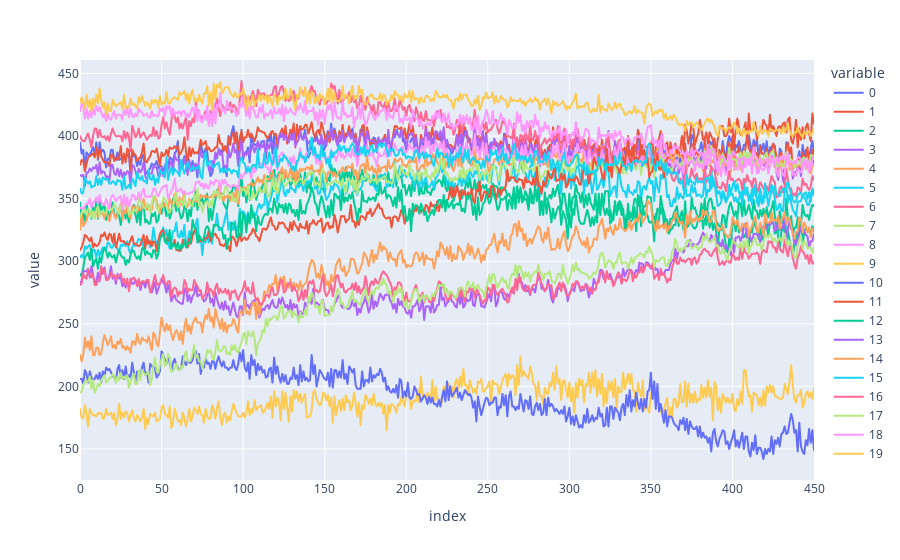

Source (notebook cell):
### Code cell
roi = func_data[mask.get_fdata() == 1]
print(roi.shape)
px.line(roi.T)

### Figure 1 — Plotly figure (JSON) as saved in the notebook; plotly's stock layout.template omitted (floating-point values rounded to 4 significant figures; data arrays with more than 128 entries replaced by an {"elided": "..."} marker saying what was removed)
{"data": [{"hovertemplate": "variable=0<br>index=%{x}<br>value=%{y}<extra></extra>", "legendgroup": "0", "line": {"color": "#636efa", "dash": "solid"}, "marker": {"symbol": "circle"}, "mode": "lines", "name": "0", "showlegend": true, "type": "scattergl", "x": {"elided": "451 int values"}, "xaxis": "x", "y": {"elided": "451 int values"}, "yaxis": "y"}, {"hovertemplate": "variable=1<br>index=%{x}<br>value=%{y}<extra></extra>", "legendgroup": "1", "line": {"color": "#EF553B", "dash": "solid"}, "marker": {"symbol": "circle"}, "mode": "lines", "name": "1", "showlegend": true, "type": "scattergl", "x": {"elided": "451 int values"}, "xaxis": "x", "y": {"elided": "451 int values"}, "yaxis": "y"}, {"hovertemplate": "variable=2<br>index=%{x}<br>value=%{y}<extra></extra>", "legendgroup": "2", "line": {"color": "#00cc96", "dash": "solid"}, "marker": {"symbol": "circle"}, "mode": "lines", "name": "2", "showlegend": true, "type": "scattergl", "x": {"elided": "451 int values"}, "xaxis": "x", "y": {"elided": "451 int values"}, "yaxis": "y"}, {"hovertemplate": "variable=3<br>index=%{x}<br>value=%{y}<extra></extra>", "legendgroup": "3", "line": {"color": "#ab63fa", "dash": "solid"}, "marker": {"symbol": "circle"}, "mode": "lines", "name": "3", "showlegend": true, "type": "scattergl", "x": {"elided": "451 int values"}, "xaxis": "x", "y": {"elided": "451 int values"}, "yaxis": "y"}, {"hovertemplate": "variable=4<br>index=%{x}<br>value=%{y}<extra></extra>", "legendgroup": "4", "line": {"color": "#FFA15A", "dash": "solid"}, "marker": {"symbol": "circle"}, "mode": "lines", "name": "4", "showlegend": true, "type": "scattergl", "x": {"elided": "451 int values"}, "xaxis": "x", "y": {"elided": "451 int values"}, "yaxis": "y"}, {"hovertemplate": "variable=5<br>index=%{x}<br>value=%{y}<extra></extra>", "legendgroup": "5", "line": {"color": "#19d3f3", "dash": "solid"}, "marker": {"symbol": "circle"}, "mode": "lines", "name": "5", "showlegend": true, "type": "scattergl", "x": {"elided": "451 int values"}, "xaxis": "x", "y": {"elided": "451 int values"}, "yaxis": "y"}, {"hovertemplate": "variable=6<br>index=%{x}<br>value=%{y}<extra></extra>", "legendgroup": "6", "line": {"color": "#FF6692", "dash": "solid"}, "marker": {"symbol": "circle"}, "mode": "lines", "name": "6", "showlegend": true, "type": "scattergl", "x": {"elided": "451 int values"}, "xaxis": "x", "y": {"elided": "451 int values"}, "yaxis": "y"}, {"hovertemplate": "variable=7<br>index=%{x}<br>value=%{y}<extra></extra>", "legendgroup": "7", "line": {"color": "#B6E880", "dash": "solid"}, "marker": {"symbol": "circle"}, "mode": "lines", "name": "7", "showlegend": true, "type": "scattergl", "x": {"elided": "451 int values"}, "xaxis": "x", "y": {"elided": "451 int values"}, "yaxis": "y"}, {"hovertemplate": "variable=8<br>index=%{x}<br>value=%{y}<extra></extra>", "legendgroup": "8", "line": {"color": "#FF97FF", "dash": "solid"}, "marker": {"symbol": "circle"}, "mode": "lines", "name": "8", "showlegend": true, "type": "scattergl", "x": {"elided": "451 int values"}, "xaxis": "x", "y": {"elided": "451 int values"}, "yaxis": "y"}, {"hovertemplate": "variable=9<br>index=%{x}<br>value=%{y}<extra></extra>", "legendgroup": "9", "line": {"color": "#FECB52", "dash": "solid"}, "marker": {"symbol": "circle"}, "mode": "lines", "name": "9", "showlegend": true, "type": "scattergl", "x": {"elided": "451 int values"}, "xaxis": "x", "y": {"elided": "451 int values"}, "yaxis": "y"}, {"hovertemplate": "variable=10<br>index=%{x}<br>value=%{y}<extra></extra>", "legendgroup": "10", "line": {"color": "#636efa", "dash": "solid"}, "marker": {"symbol": "circle"}, "mode": "lines", "name": "10", "showlegend": true, "type": "scattergl", "x": {"elided": "451 int values"}, "xaxis": "x", "y": {"elided": "451 int values"}, "yaxis": "y"}, {"hovertemplate": "variable=11<br>index=%{x}<br>value=%{y}<extra></extra>", "legendgroup": "11", "line": {"color": "#EF553B", "dash": "solid"}, "marker": {"symbol": "circle"}, "mode": "lines", "name": "11", "showlegend": true, "type": "scattergl", "x": {"elided": "451 int values"}, "xaxis": "x", "y": {"elided": "451 int values"}, "yaxis": "y"}, {"hovertemplate": "variable=12<br>index=%{x}<br>value=%{y}<extra></extra>", "legendgroup": "12", "line": {"color": "#00cc96", "dash": "solid"}, "marker": {"symbol": "circle"}, "mode": "lines", "name": "12", "showlegend": true, "type": "scattergl", "x": {"elided": "451 int values"}, "xaxis": "x", "y": {"elided": "451 int values"}, "yaxis": "y"}, {"hovertemplate": "variable=13<br>index=%{x}<br>value=%{y}<extra></extra>", "legendgroup": "13", "line": {"color": "#ab63fa", "dash": "solid"}, "marker": {"symbol": "circle"}, "mode": "lines", "name": "13", "showlegend": true, "type": "scattergl", "x": {"elided": "451 int values"}, "xaxis": "x", "y": {"elided": "451 int values"}, "yaxis": "y"}, {"hovertemplate": "variable=14<br>index=%{x}<br>value=%{y}<extra></extra>", "legendgroup": "14", "line": {"color": "#FFA15A", "dash": "solid"}, "marker": {"symbol": "circle"}, "mode": "lines", "name": "14", "showlegend": true, "type": "scattergl", "x": {"elided": "451 int values"}, "xaxis": "x", "y": {"elided": "451 int values"}, "yaxis": "y"}, {"hovertemplate": "variable=15<br>index=%{x}<br>value=%{y}<extra></extra>", "legendgroup": "15", "line": {"color": "#19d3f3", "dash": "solid"}, "marker": {"symbol": "circle"}, "mode": "lines", "name": "15", "showlegend": true, "type": "scattergl", "x": {"elided": "451 int values"}, "xaxis": "x", "y": {"elided": "451 int values"}, "yaxis": "y"}, {"hovertemplate": "variable=16<br>index=%{x}<br>value=%{y}<extra></extra>", "legendgroup": "16", "line": {"color": "#FF6692", "dash": "solid"}, "marker": {"symbol": "circle"}, "mode": "lines", "name": "16", "showlegend": true, "type": "scattergl", "x": {"elided": "451 int values"}, "xaxis": "x", "y": {"elided": "451 int values"}, "yaxis": "y"}, {"hovertemplate": "variable=17<br>index=%{x}<br>value=%{y}<extra></extra>", "legendgroup": "17", "line": {"color": "#B6E880", "dash": "solid"}, "marker": {"symbol": "circle"}, "mode": "lines", "name": "17", "showlegend": true, "type": "scattergl", "x": {"elided": "451 int values"}, "xaxis": "x", "y": {"elided": "451 int values"}, "yaxis": "y"}, {"hovertemplate": "variable=18<br>index=%{x}<br>value=%{y}<extra></extra>", "legendgroup": "18", "line": {"color": "#FF97FF", "dash": "solid"}, "marker": {"symbol": "circle"}, "mode": "lines", "name": "18", "showlegend": true, "type": "scattergl", "x": {"elided": "451 int values"}, "xaxis": "x", "y": {"elided": "451 int values"}, "yaxis": "y"}, {"hovertemplate": "variable=19<br>index=%{x}<br>value=%{y}<extra></extra>", "legendgroup": "19", "line": {"color": "#FECB52", "dash": "solid"}, "marker": {"symbol": "circle"}, "mode": "lines", "name": "19", "showlegend": true, "type": "scattergl", "x": {"elided": "451 int values"}, "xaxis": "x", "y": {"elided": "451 int values"}, "yaxis": "y"}], "layout": {"legend": {"title": {"text": "variable"}, "tracegroupgap": 0}, "margin": {"t": 60}, "xaxis": {"anchor": "y", "domain": [0, 1], "title": {"text": "index"}}, "yaxis": {"anchor": "x", "domain": [0, 1], "title": {"text": "value"}}}}
